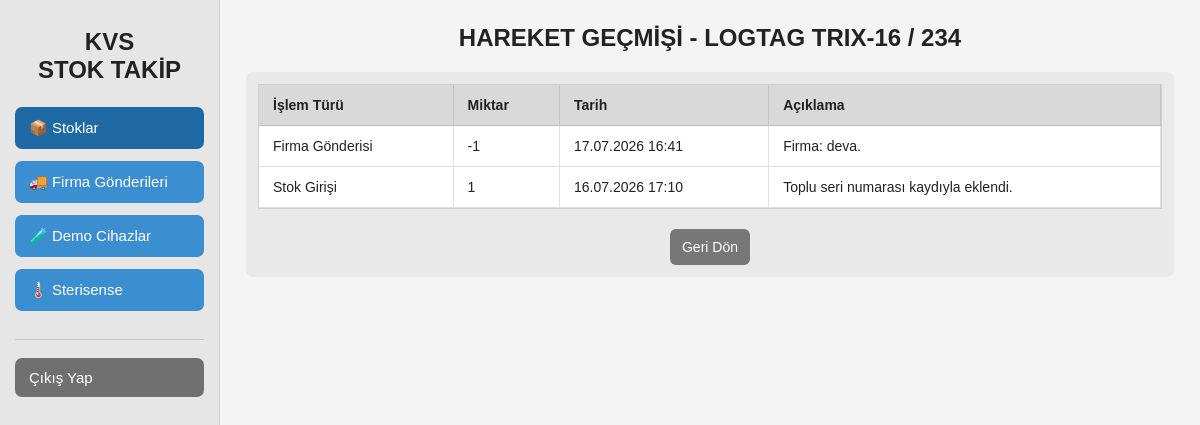
The page /urun/3/hareketler/ (signed in) on the database its author committed.
### stok/models.py (models this page shows, shortened)
class Urun(models.Model):
    urun_adi = models.CharField(
        max_length=200,
        verbose_name="Ürün Adı",
    )
    seri_no = models.CharField(
        max_length=150,
        verbose_name="Seri No",
    )
    giris_tarihi = models.DateField(
        verbose_name="Giriş Tarihi",
    )
    adet = models.PositiveIntegerField(
        default=1,
        verbose_name="Adet",
    )
    olusturulma_tarihi = models.DateTimeField(
        auto_now_add=True,
    )
    class Meta:
        verbose_name = "Ürün"
        verbose_name_plural = "Ürünler"
        ordering = ["-id"]

class StokHareketi(models.Model):
    ISLEM_TURLERI = [
        ("giris", "Stok Girişi"),
        ("cikis", "Stok Çıkışı"),
        ("duzenleme", "Ürün Düzenleme"),
        ("firma_gonderisi", "Firma Gönderisi"),
        ("firma_donusu", "Firma Dönüşü"),
    ]
    urun = models.ForeignKey(
        Urun,
        on_delete=models.CASCADE,
        related_name="hareketler",
    )
    islem_turu = models.CharField(
        max_length=30,
        choices=ISLEM_TURLERI,
    )
    miktar = models.IntegerField()
    aciklama = models.CharField(
        max_length=300,
        blank=True,
    )
    tarih = models.DateTimeField(
        auto_now_add=True,
    )
    class Meta:
        verbose_name = "Stok Hareketi"
        verbose_name_plural = "Stok Hareketleri"
        ordering = ["-tarih"]

### stok/views.py (the view)
@login_required
def hareketler(request, urun_id):
    urun = get_object_or_404(Urun, pk=urun_id)
    return render(
        request,
        "stok/hareketler.html",
        {
            "urun": urun,
            "hareketler": urun.hareketler.all(),
            "aktif_menu": "stoklar",
        },
    )

### stok/templates/stok/hareketler.html (shortened to what this page needs)
{% extends "stok/base.html" %}
{% block content %}
<h1 class="page-heading">HAREKET GEÇMİŞİ - {{ urun.urun_adi }} / {{ urun.seri_no }}</h1>
<div class="panel">
    <div class="table-wrap">
        <table>
            <thead><tr><th>İşlem Türü</th><th>Miktar</th><th>Tarih</th><th>Açıklama</th></tr></thead>
            <tbody>
                {% for hareket in hareketler %}
                    <tr>
                        <td>{{ hareket.get_islem_turu_display }}</td>
                        <td>{{ hareket.miktar }}</td>
                        <td>{{ hareket.tarih|date:"d.m.Y H:i" }}</td>
                        <td>{{ hareket.aciklama }}</td>
                    </tr>
                {% empty %}
                    <tr><td colspan="4" class="empty">Hareket kaydı bulunamadı.</td></tr>
                {% endfor %}
            </tbody>
        </table>
    </div>
    <div class="dialog-actions"><a class="btn secondary" href="{% url 'stok:urun_listesi' %}">Geri Dön</a></div>
</div>
{% endblock %}

### stok/templates/stok/base.html (style rules this page uses)
* { box-sizing: border-box; }
body { margin: 0; font-family: Arial, Helvetica, sans-serif; background: #f4f4f4; color: #222; }
.page-heading { text-align: center; margin: 2px 0 20px; font-size: 24px; font-weight: 700; }
.panel { background: #e9e9e9; border-radius: 7px; padding: 12px; }
.btn { display: inline-flex; align-items: center; justify-content: center; white-space: nowrap; padding: 10px 12px; border: 0; border-radius: 6px; background: #3b8ed0; color: white; text-decoration: none; font-size: 14px; cursor: pointer; }
.btn.secondary { background: #777; }
.table-wrap { overflow: auto; background: #fff; border: 1px solid #cfcfcf; }
table { width: 100%; border-collapse: collapse; min-width: 760px; }
th { padding: 12px 14px; background: #d9d9d9; border-right: 1px solid #c3c3c3; border-bottom: 1px solid #bdbdbd; text-align: left; font-size: 14px; }
td { padding: 12px 14px; border-right: 1px solid #e0e0e0; border-bottom: 1px solid #e0e0e0; font-size: 14px; }
tbody tr { cursor: pointer; background: white; }
.dialog-actions { display: flex; justify-content: center; gap: 8px; margin-top: 20px; }

### rows shown on the page
Urun: urun_adi "LOGTAG TRIX-16", seri_no "234"
StokHareketi: islem_turu "Firma Gönderisi", miktar "-1", tarih "17.07.2026 16:41", aciklama "Firma: deva."
StokHareketi: islem_turu "Stok Girişi", miktar "1", tarih "16.07.2026 17:10", aciklama "Toplu seri numarası kaydıyla eklendi."
